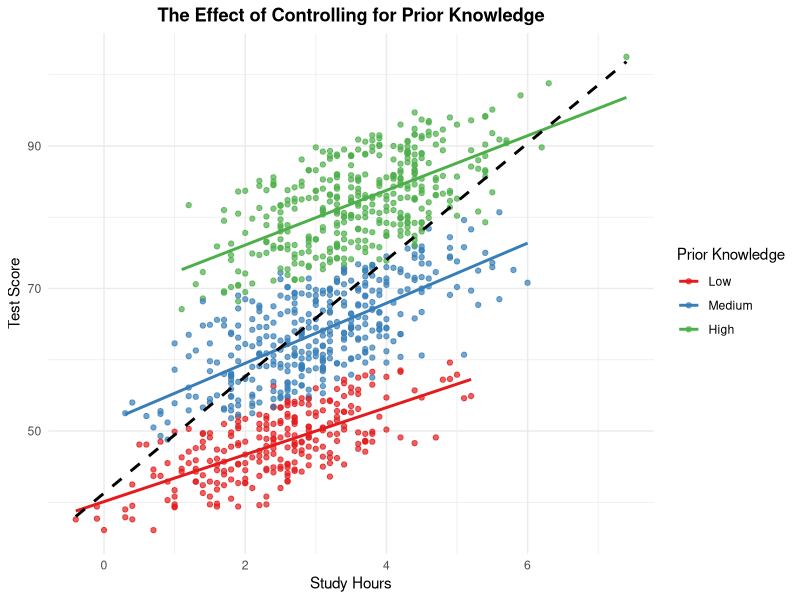
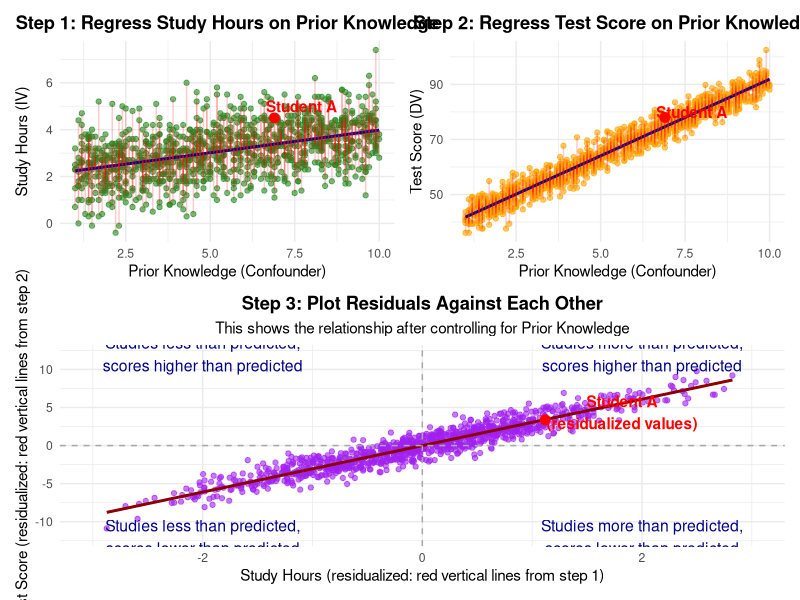

Write the R code that produced these figures, in order.
## ---- chunk 1
#| label: "setup"
#| include: false
library(tidyverse)
library(ggplot2)
library(kableExtra)
library(patchwork)
library(knitr)
library(broom)
## ---- chunk 2
#| label: "generate-data"
#| echo: true

# Set seed for reproducibility
set.seed(123)

# Generate simulated data
n <- 1000

# Scenario: 
# IV = Study Hours (hours spent studying)
# Control = Prior Knowledge (measured on a scale of 1-10)
# DV = Test Score (0-100)

# Generate the control variable (Prior Knowledge)
prior_knowledge <- runif(n, 1, 10)

# Generate the independent variable (Study Hours) with some relationship to Prior Knowledge
study_hours <- 2 + 0.2 * prior_knowledge + rnorm(n, 0, 1)

# Generate the dependent variable (Test Score)
# It's influenced by both Prior Knowledge and Study Hours
test_score <- 30 + 3 * study_hours + 5 * prior_knowledge + rnorm(n, 0, 1)

# Create data frame
data <- data.frame(
  study_hours = study_hours,
  prior_knowledge = prior_knowledge,
  test_score = test_score
)

# Round for nicer display
data$study_hours <- round(data$study_hours, 1)
data$prior_knowledge <- round(data$prior_knowledge, 1)
data$test_score <- round(data$test_score, 1)

# Create a factor variable for visualization
data$prior_knowledge_group <- cut(data$prior_knowledge, 
                                 breaks = c(0, 3.33, 6.67, 10),
                                 labels = c("Low", "Medium", "High"))

# Show first few rows of data
head(data) %>%
  kable(caption = "Sample of simulated data") %>%
  kable_styling(bootstrap_options = c("striped", "hover"))
## ---- chunk 3
#| label: "stratified-visualization"
#| fig.cap: "Study Hours vs. Test Score stratified by Prior Knowledge"
#| warning: false

p_stratified <- ggplot(data, aes(x = study_hours, y = test_score, color = prior_knowledge_group)) +
  geom_point(alpha = 0.7) +
  # Lines for each prior knowledge group (controlled)
  geom_smooth(method = "lm", se = FALSE) +
  # Overall line (uncontrolled)
  geom_smooth(data = data, aes(x = study_hours, y = test_score, group = 1), 
              method = "lm", color = "black", linetype = "dashed", se = FALSE) +
  scale_color_brewer(palette = "Set1") +
  labs(x = "Study Hours", y = "Test Score", color = "Prior Knowledge",
       title = "The Effect of Controlling for Prior Knowledge") +
  theme_minimal() +
  theme(plot.title = element_text(hjust = 0.5, face = "bold"))

p_stratified
## ---- chunk 4
#| label: "model-comparison"
#| echo: true

# Fit models with and without control
model_raw <- lm(test_score ~ study_hours, data = data)
model_controlled <- lm(test_score ~ study_hours + prior_knowledge, data = data)

# Print model summaries
broom::tidy(model_raw)
broom::tidy(model_controlled)
## ---- chunk 5
# Create coefficient comparison table
coef_raw <- coef(model_raw)
coef_controlled <- coef(model_controlled)

coef_table <- data.frame(
  Model = c("Without Control", "With Control"),
  "Study Hours Coefficient" = c(coef_raw[2], coef_controlled[2]),
  "Standard Error" = c(summary(model_raw)$coefficients[2,2], 
                      summary(model_controlled)$coefficients[2,2])
)

coef_table %>%
  kable(caption = "Comparison of Study Hours coefficient", digits = 3) %>%
  kable_styling(bootstrap_options = c("striped", "hover"))
## ---- chunk 6
#| label: "residualization-enhanced"
#| fig.height: 10
#| fig.width: 10
#| warning: false

# Creating a 2x2 plot layout to explain residualization
# Step 1: Regress Study Hours on Prior Knowledge
hours_resid_model <- lm(study_hours ~ prior_knowledge, data = data)
data$hours_resid <- residuals(hours_resid_model)
data$hours_pred <- predict(hours_resid_model)

# Step 2: Regress Test Score on Prior Knowledge
score_resid_model <- lm(test_score ~ prior_knowledge, data = data)
data$score_resid <- residuals(score_resid_model)
data$score_pred <- predict(score_resid_model)

# Create plots
p_hours <- ggplot(data, aes(x = prior_knowledge, y = study_hours)) +
  geom_point(alpha = 0.6, color = "forestgreen") +
  geom_smooth(method = "lm", color = "darkblue") +
  geom_segment(aes(xend = prior_knowledge, yend = hours_pred), 
               alpha = 0.2, color = "red") +
  # Add an example point for annotation
  geom_point(data = data[25,], color = "red", size = 3) +
  annotate("text", x = data[25,"prior_knowledge"]+0.8, y = data[25,"study_hours"]+0.5, 
           label = "Student A", color = "red", fontface = "bold") +
  labs(x = "Prior Knowledge (Confounder)", y = "Study Hours (IV)",
       title = "Step 1: Regress Study Hours on Prior Knowledge") +
  theme_minimal() +
  theme(plot.title = element_text(hjust = 0.5, face = "bold"))

p_scores <- ggplot(data, aes(x = prior_knowledge, y = test_score)) +
  geom_point(alpha = 0.6, color = "orange") +
  geom_smooth(method = "lm", color = "darkblue") +
  geom_segment(aes(xend = prior_knowledge, yend = score_pred), 
               alpha = 0.2, color = "red") +
  # Add the same example point
  geom_point(data = data[25,], color = "red", size = 3) +
  annotate("text", x = data[25,"prior_knowledge"]+0.8, y = data[25,"test_score"]+2, 
           label = "Student A", color = "red", fontface = "bold") +
  labs(x = "Prior Knowledge (Confounder)", y = "Test Score (DV)",
       title = "Step 2: Regress Test Score on Prior Knowledge") +
  theme_minimal() +
  theme(plot.title = element_text(hjust = 0.5, face = "bold"))

# Step 3: Plot the residuals against each other
p_resid <- ggplot(data, aes(x = hours_resid, y = score_resid)) +
  geom_point(alpha = 0.6, color = "purple") +
  geom_smooth(method = "lm", color = "darkred") +
  geom_vline(xintercept = 0, col = "darkgray", lty = "dashed") +
  geom_hline(yintercept = 0, col = "darkgray", lty = "dashed") +
  # Add the same example point
  geom_point(data = data[25,], color = "red", size = 3) +
  xlim(-3, 3) +
  annotate("text", x = data[25,"hours_resid"]+0.7, y = data[25,"score_resid"]+1, 
           label = "Student A\n(residualized values)", color = "red", fontface = "bold") +
  # Add quadrant labels
  annotate("text", x = 2, y = 12, label = "Studies more than predicted,\nscores higher than predicted", 
           hjust = 0.5, vjust = 0.5, color = "darkblue", size = 4) +
  annotate("text", x = -2, y = 12, label = "Studies less than predicted,\nscores higher than predicted", 
           hjust = 0.5, vjust = 0.5, color = "darkblue", size = 4) +
  annotate("text", x = 2, y = -12, label = "Studies more than predicted,\nscores lower than predicted", 
           hjust = 0.5, vjust = 0.5, color = "darkblue", size = 4) +
  annotate("text", x = -2, y = -12, label = "Studies less than predicted,\nscores lower than predicted", 
           hjust = 0.5, vjust = 0.5, color = "darkblue", size = 4) +
  labs(x = "Study Hours (residualized: red vertical lines from step 1)",
       y = "Test Score (residualized: red vertical lines from step 2)",
       title = "Step 3: Plot Residuals Against Each Other",
       subtitle = "This shows the relationship after controlling for Prior Knowledge") +
  theme_minimal() +
  theme(plot.title = element_text(hjust = 0.5, face = "bold"),
        plot.subtitle = element_text(hjust = 0.5))

# Arrange all plots in a 2x1 grid
(p_hours | p_scores) / (p_resid)
## ---- chunk 7
#| label: "verify-equivalence"
#| echo: true

# Verify that the residualization method gives the same coefficient
residual_model <- lm(score_resid ~ hours_resid, data = data)

# Compare coefficients
equivalence_check <- data.frame(
  Method = c("Multiple Regression", "Residualization"),
  "Study Hours Coefficient" = c(coef_controlled[2], coef(residual_model)[2])
)

equivalence_check %>%
  kable(caption = "Coefficient Equivalence Between Methods", digits = 3) %>%
  kable_styling(bootstrap_options = c("striped", "hover"))
